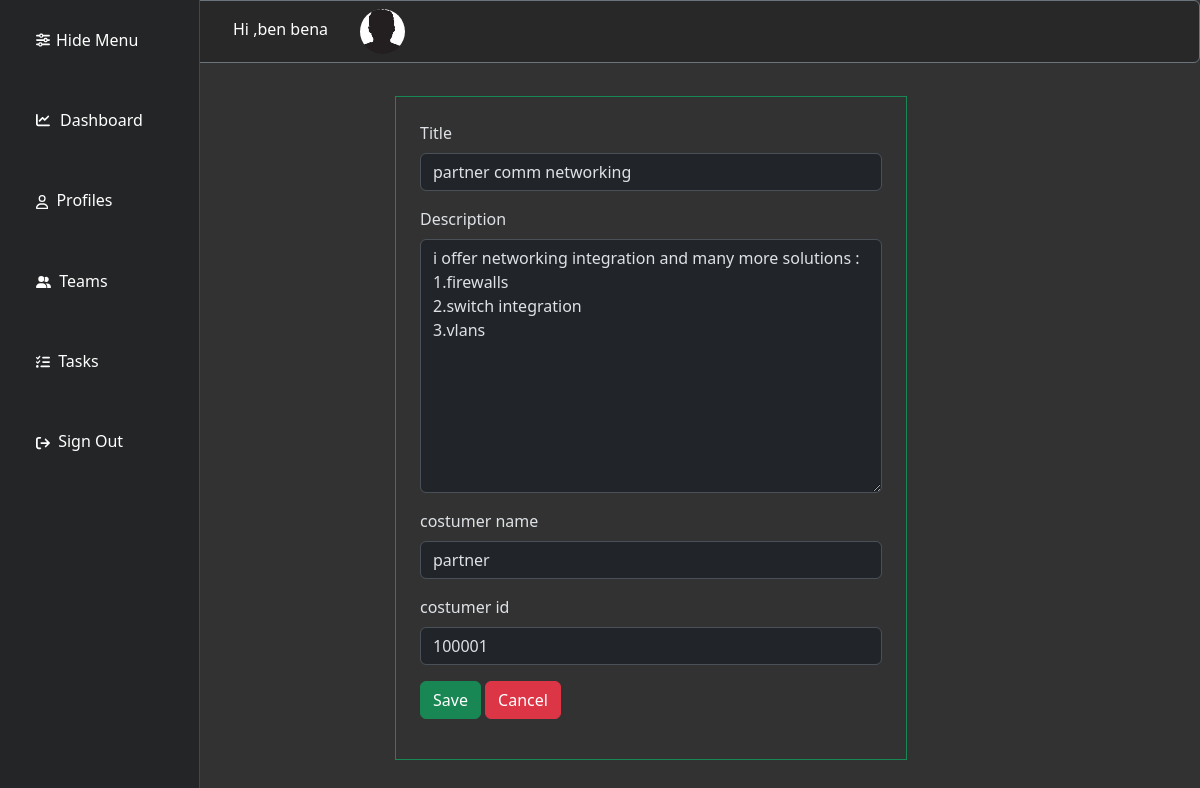
The app's page /edit-lead/1 (signed in) with its own data.
### user/models.py (models this page shows, shortened)
class Employer(models.Model):
    user = models.OneToOneField(User,on_delete=models.CASCADE)
    first_name = models.CharField(max_length=50,blank=False)
    last_name = models.CharField(max_length=50,blank=False)
    email = models.EmailField()
    phone = models.CharField(max_length=50)
    created_at = models.DateTimeField(auto_now=True)
    profile_pic = models.ImageField(default='profile_pics/profile_picture.jpeg',upload_to='profile_pics')
    job_position = models.ForeignKey("Department",blank=True,null=True,on_delete=models.SET_NULL)
    lead = models.ManyToManyField(Lead)
    task = models.ManyToManyField(Task)
    graph_permission = models.ManyToManyField(GraphPermission)

### tasks/models.py (models this page shows, shortened)
class Lead(models.Model):
    title = models.CharField(max_length=50)
    costumer_name = models.CharField(max_length=50,null=True)
    costumer_id = models.CharField(max_length=50,null=True)
    description = models.TextField(max_length=300)
    created_at = models.DateTimeField(auto_now_add=True)
    completed = models.BooleanField(default=False)

### tasks/views.py (the view)
# urls.py: path('edit-lead/<int:ID>',tasks_view.Edit_lead,name='edit_lead'),
@login_required
def Edit_lead(request,ID):
    lead_id = Lead.objects.get(id=ID)
    form = EditLeadForm(instance=lead_id)
    if request.method == "POST":
        form = EditLeadForm(request.POST,instance=lead_id)
        if form.is_valid():
            form.save()
            return redirect("tasks")
    context = {"edit_Lead_form":form,"lead_data":lead_id}
    return render(request,"code/edit_lead.html",context)

### tasks/forms.py
class EditLeadForm(forms.ModelForm):
    class Meta:
        model = Lead
        fields = ["title", "costumer_name","costumer_id","description"]
        labels = {"title": "Title", "costumer_name":"Costumer Name","costumer_id":"Costumer ID","description": "Description"}

### tasks/templates/code/edit_lead.html (shortened to what this page needs)
{% extends 'code/base.html' %}{% block content %}{% load widget_tweaks %}
<div class="container-sm mt-5 p-4 border border-success" style="width: 32rem">
  <form method="POST" class="form-group">
    <div class="mb-3">
      <label for="title" class="form-label">Title</label>
      {% render_field edit_Lead_form.title type="text" id="title" value=lead_data.title class="form-control" %}
    </div>
    <div class="mb-3">
      <label for="{{edit_Lead_form.id}}" class="form-label">Description</label>
      {% render_field edit_Lead_form.description type="text" id=edit_Lead_form.id placeholder=lead_data.description class="form-control" %}
    </div>
    <div class="mb-3">
      <label for="{{edit_Lead_form.id}}" class="form-label">costumer name</label>
      {% render_field edit_Lead_form.costumer_name type="text" id=edit_Lead_form.id placeholder=lead_data.costumer_name class="form-control" %}
    </div>
    <div class="mb-3">
      <label for="{{edit_Lead_form.id}}" class="form-label">costumer id</label>
      {% render_field edit_Lead_form.costumer_id type="text" id=edit_Lead_form.id placeholder=lead_data.costumer_id class="form-control" %}
    </div>
    <button class="btn btn-success" id="liveAlertPlaceholder" type="submit" name="test" value="test" >Save</button>
    <a class="btn btn-danger" href='/tasks' type="submit">Cancel</a>
  </form>
</div>
{% endblock content %}

### templates/code/base.html (shortened to what this page needs)
{% load static %}
<html lang="en" data-bs-theme="dark">
  <head>
    <link
      href="https://cdn.jsdelivr.net/npm/bootstrap@5.3.1/dist/css/bootstrap.min.css"
      rel="stylesheet"
    />
  </head>
<body style="background:#323232">
<div class="position-fixed w-100" style="z-index: 1000;">
  <div class="border border-secondary rounded border-1" style="background:#282828">
    <div class="" style="margin-left:14rem">
      <nav class="navbar navbar-expand-lg ">
        <div class="container-start" style="background:#282828">
          <div class="navbar-nav">
            <div class="row">
              <div class="col-auto align-bottom">
                <a class="nav-link active" href="#">Hi {{request.user.employer.user_name}},{{request.user.employer.last_name}}</a>
              </div>
              <div class="col">
                <img src="/media/{{ request.user.employer.profile_pic }}" style="width:45px;height:45px;margin-right:8rem"  class="rounded-circle" alt="...">
              </div>
            </div>
          </div>
        </div>
      </nav>
    </div>
  </div>
</div>
<div class="row">
<div class="col-2">
<div class="offcanvas offcanvas-start show" id="big_off_canvas" data-bs-scroll="true" data-bs-backdrop="false" style="width:200px; background:#242526; " tabindex="-1" aria-labelledby="offcanvasLabel">
  <div class="offcanvas-body">
<div class="container ">
    <div class="col m-2 fw-light fs-6">
<ul class="navbar-nav navbar-toggler">
        <li class="nav-item">
          <a class="nav-link
                    close_big_navbar
                    icon-link
                    link-body-emphasis
                    link-offset-2
                    link-underline
                    link-opacity-25-hover mb-5" data-bs-dismiss="offcanvas"  aria-current="page" href="">
                    Hide Menu
                    </a>
        </li>
        <li class="nav-item">
          <a class="nav-link
                    icon-link
                    link-body-emphasis
                    link-offset-2
                    link-underline
                    link-opacity-25-hover mb-5" aria-current="page" href="/dashboard">
                    Dashboard</a>
        </li>
        <li class="nav-item">
          <a class="nav-link
                    link-body-emphasis
                    link-offset-2
                    link-underline
                    link-opacity-25-hover mb-5" href="/profile">
                    Profiles</a>
        </li>
        <li class="nav-item">
          <a class="nav-link
                    link-body-emphasis
                    link-offset-2 link-underline
                    link-opacity-25-hover mb-5" href="teams">
                    Teams</a>
        </li>
        <li class="nav-item">
          <a class="nav-link
                    link-body-emphasis
                    link-offset-2
                    link-underline
                    link-opacity-25-hover mb-5" href="tasks">
                    Tasks</a>
        </li>
        <li class="nav-item">
          <a class="nav-link
                    link-body-emphasis
                    link-offset-2
                    link-underline
                    link-opacity-25-hover mb-5"
                    href="/logout"
                    aria-disabled="true">
                    Sign Out</a>
        </li>
      </ul>
    </div>
</div>
  </div>
</div>
</div>
<div class="col-9 mt-5">
    {% block content %}
    {% endblock content %}
</div>
</div>
  </body>
  </html>

### templates/code/base.html (style rules this page uses)
svg { fill:#ffffff }

### records on screen
Lead: title "partner comm networking", description "i offer networking integration and many more solutions : 1.firewalls 2.switch integration 3.vlans", costumer_name "partner", costumer_id "100001"

### other values on screen
{{ request.user.employer.last_name }} "ben bena"
